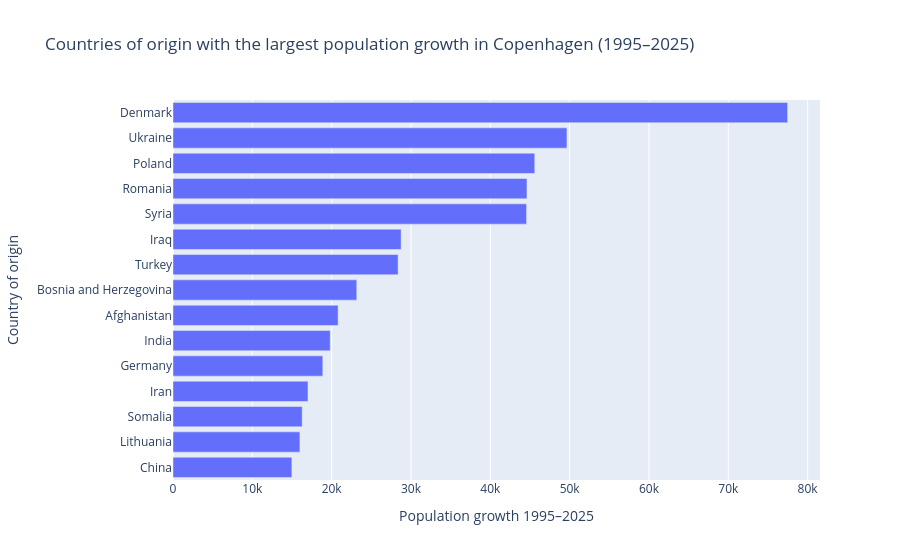

Notebook code cell kept with this figure:
### Markdown cell above
### 7.4 Which countries of origin grew the most?

Turning from districts to countries, this bar chart shows which origin communities expanded the most between 1995 and 2025 in absolute terms. A horizontal bar chart is the right choice here because we are ranking a set of named categories country names are long, and horizontal layout avoids label rotation. The chart supports the broader story by naming the communities behind the demographic shift.

### Code cell
origin_df = df_country.copy()
origin_total = (
    origin_df
    .groupby(["country", "year"], as_index=False)["population"]
    .sum()
)

origin_1995 = origin_total[origin_total["year"] == 1995][["country", "population"]]
origin_2025 = origin_total[origin_total["year"] == 2025][["country", "population"]]

growth = origin_2025.merge(origin_1995, on="country", suffixes=("_2025", "_1995"))
growth["absolute_growth"] = growth["population_2025"] - growth["population_1995"]

top_growth = growth.sort_values("absolute_growth", ascending=False).head(15)

fig = px.bar(
    top_growth,
    x="absolute_growth",
    y="country",
    orientation="h",
    title="Countries of origin with the largest population growth in Copenhagen (1995–2025)",
    labels={"absolute_growth": "Population growth 1995–2025", "country": "Country of origin"}
)

fig.update_layout(yaxis={"categoryorder": "total ascending"})

# Save interactive HTML
fig.write_html("images/fig_19_population_growth_bar_chart.html")

# Save static PNG
fig.write_image("images/fig_19_population_growth_bar_chart.png")
fig.show()

### Figure 1 — Plotly figure (JSON) as saved in the notebook; plotly's stock layout.template omitted (floating-point values rounded to 4 significant figures)
{"data": [{"hovertemplate": "Population growth 1995–2025=%{x}<br>Country of origin=%{y}<extra></extra>", "legendgroup": "", "marker": {"color": "#636efa", "pattern": {"shape": ""}}, "name": "", "orientation": "h", "showlegend": false, "textposition": "auto", "type": "bar", "x": [77481, 49661, 45604, 44622, 44571, 28757, 28376, 23166, 20813, 19821, 18886, 17017, 16288, 15997, 14984], "xaxis": "x", "y": ["Denmark", "Ukraine", "Poland", "Romania", "Syria", "Iraq", "Turkey", "Bosnia and Herzegovina", "Afghanistan", "India", "Germany", "Iran", "Somalia", "Lithuania", "China"], "yaxis": "y"}], "layout": {"barmode": "relative", "legend": {"tracegroupgap": 0}, "title": {"text": "Countries of origin with the largest population growth in Copenhagen (1995–2025)"}, "xaxis": {"anchor": "y", "domain": [0, 1], "title": {"text": "Population growth 1995–2025"}}, "yaxis": {"anchor": "x", "categoryorder": "total ascending", "domain": [0, 1], "title": {"text": "Country of origin"}}}}
